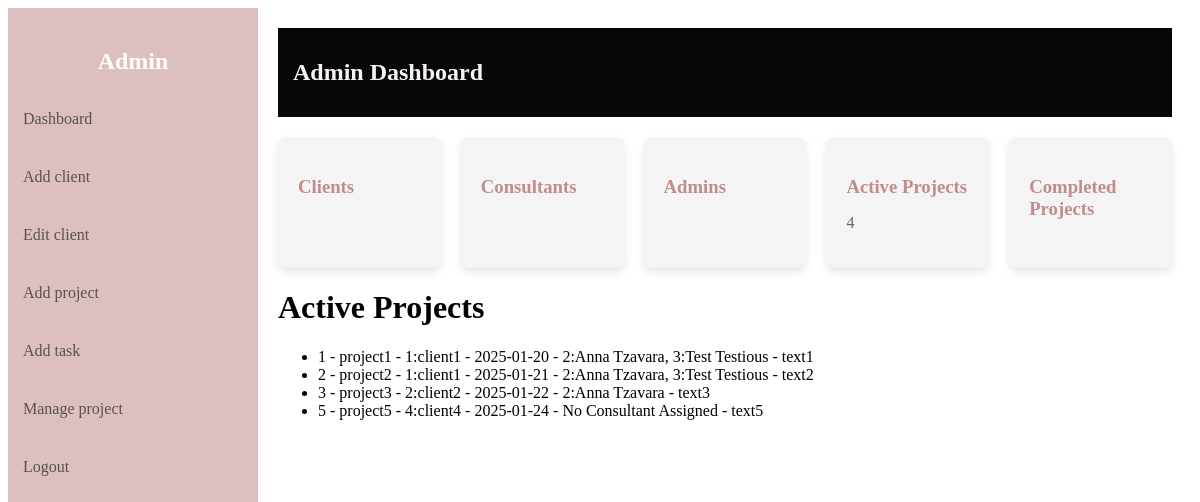
The page /active/projects/list (signed in) on the database its author committed.
### server.py (models this page shows)
class Project(db.Model):
    id = db.Column(db.Integer, primary_key=True)
    name = db.Column(db.String(150), nullable=False)
    client_id = db.Column(db.Integer, db.ForeignKey('client.id'), nullable=False)
    deadline = db.Column(db.Date, nullable=True)
    description = db.Column(db.String(500), nullable=True)
    status = db.Column(db.String(20), default="To Do", nullable=False)
    consultants = db.relationship('User', secondary=project_consultants, back_populates='projects')
    client = db.relationship('Client', back_populates='projects')
    tasks = db.relationship('Task', back_populates='project')
    __table_args__ = (
        CheckConstraint("status IN ('To Do', 'In Progress', 'Completed')", name="check_project_status"),
    )

class Client(db.Model):
    id = db.Column(db.Integer, primary_key=True)
    name = db.Column(db.String(150), nullable=False)
    email = db.Column(db.String(120), unique=True, nullable=False)
    phone = db.Column(db.String(10), unique=True, nullable=False)
    address = db.Column(db.String(200), nullable=False)
    ssn = db.Column(db.String(11), unique=True, nullable=False)
    postalcode = db.Column(db.String(10), nullable=False)
    notes = db.Column(db.String(500), nullable=True)
    consultant_id = db.Column(db.Integer, db.ForeignKey('user.id'), nullable=True)
    consultant = db.relationship('User', back_populates='clients')
    projects = db.relationship('Project', back_populates='client')

class User(UserMixin, db.Model):
    id = db.Column(db.Integer, primary_key=True)
    fullname = db.Column(db.String(150), nullable=False)
    username = db.Column(db.String(80), unique=True, nullable=False)
    email = db.Column(db.String(120), unique=True, nullable=False)
    phone = db.Column(db.String(10), unique=True, nullable=False)
    password = db.Column(db.String(200), nullable=False)
    role = db.Column(db.String(20), nullable=False, default='consultant')
    clients = db.relationship('Client', back_populates='consultant')
    projects = db.relationship('Project', secondary=project_consultants, back_populates='consultants')
    tasks = db.relationship('Task', back_populates='consultant')

### server.py (the view)
@app.route('/active/projects/list')
@login_required
def active_projects():
    if current_user.role != 'admin':
        return "Unauthorized", 403
    all_active_projects = Project.query.filter(Project.status.in_(['To Do', 'In Progress'])).all()
    total_active_projects = Project.query.filter(Project.status.in_(['To Do', 'In Progress'])).count()
    return render_template('active_projects_list.html', active_projects=all_active_projects, total_active_projects=total_active_projects)

### server.py (called while the page is built)
@login_manager.user_loader
def load_user(user_id):
    return User.query.get(int(user_id))

### templates/active_projects_list.html (shortened to what this page needs)
{% extends 'dashboard.html' %}
{% block content %}
    <h1>Active Projects</h1>
        <ul>
            {% for active_project in active_projects %}
            <li>
                {{ active_project.id }} -
                {{ active_project.name }} -
                {{ active_project.client_id }}:{{ active_project.client.name }} -
                {{ active_project.deadline}} -
                {% if active_project.consultants %}
                    {% for consultant in active_project.consultants %}{{ consultant.id }}:{{ consultant.fullname }}{% if not loop.last %}, {% endif %}{% endfor %}
                {% else %}
                    No Consultant Assigned
                {% endif %} -
                {{ active_project.description }}
            </li>
            {% else %}
            <li>No Projects available.</li>
            {% endfor %}
        </ul>
{% endblock %}

### rows shown on the page
Project: id "1", name "project1", client_id "1", client.name "client1", deadline "2025-01-20", description "text1"
User: id "2", fullname "Anna Tzavara"
User: id "3", fullname "Test Testious"
Project: id "2", name "project2", client_id "1", client.name "client1", deadline "2025-01-21", description "text2"
Project: id "3", name "project3", client_id "2", client.name "client2", deadline "2025-01-22", description "text3"
Project: id "5", name "project5", client_id "4", client.name "client4", deadline "2025-01-24", shows "No Consultant Assigned", description "text5"

### other values the page prints
{{ total_active_projects }} "4"
